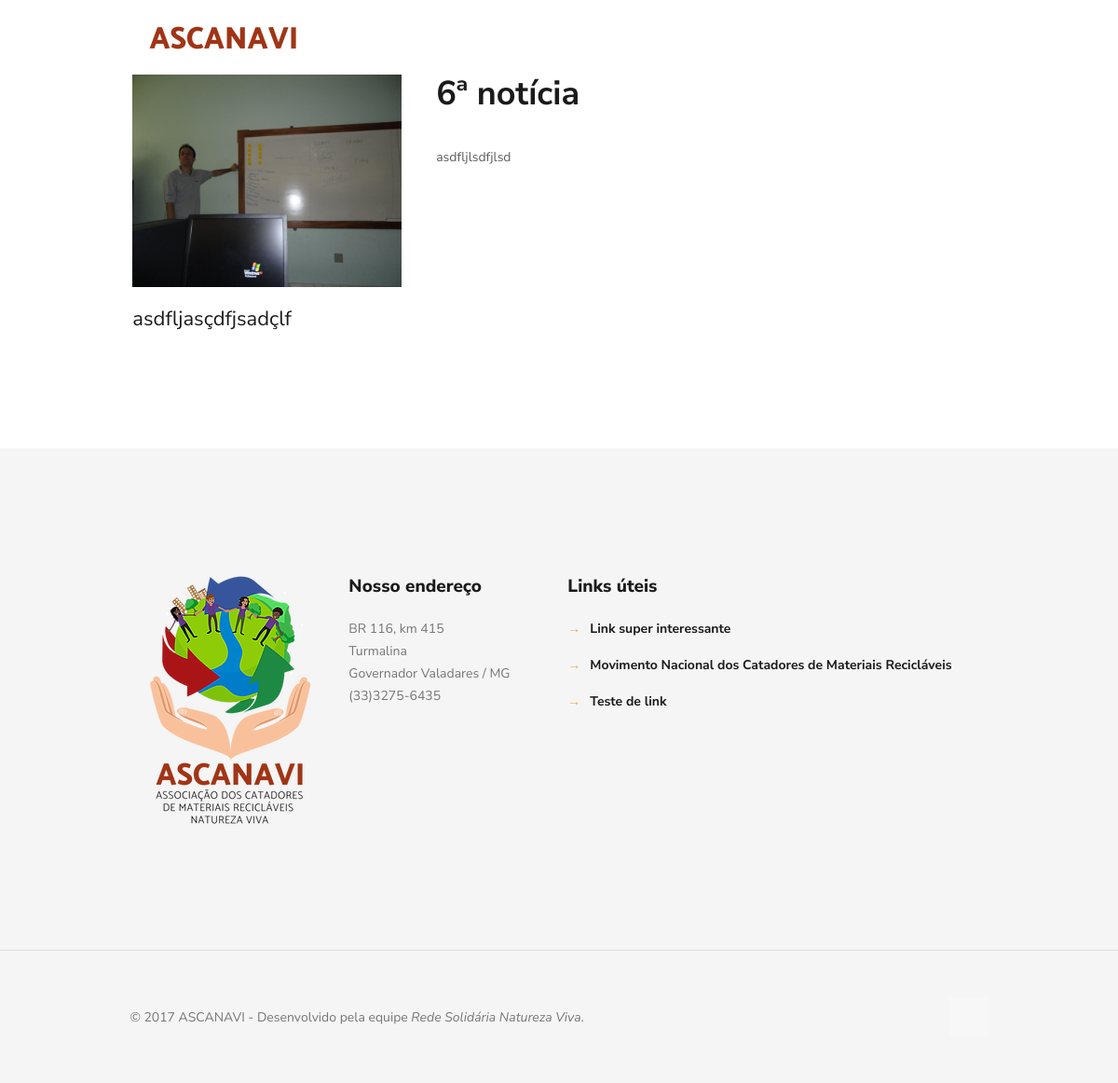
Page /noticias/6 on the committed database.
### core/models.py (models this page shows, shortened)
class Noticia(models.Model):
    id_cat         = models.ForeignKey('NoticiasCategoria', verbose_name='categoria')
    dt_hora        = models.DateTimeField(auto_now=True, verbose_name='data e hora da inclusão')
    titulo         = models.CharField(max_length=100, verbose_name='título')
    texto_destaque = models.TextField(max_length=500, verbose_name='texto de destaque')
    texto          = models.TextField()
    imagem         = ResizedImageField(size=[480, 375], upload_to='noticias')

class LinkUtil(models.Model):
    link       = models.URLField()
    descricao  = models.CharField(verbose_name='descrição', max_length=100)
    class Meta:
        verbose_name        = 'link útil'
        verbose_name_plural = 'links úteis'

### core/views.py (the view)
# urls.py: url(r'^noticias/(?P<id>[0-9])$', noticia, name='noticia'),
def noticia(request, id):
    reg     = Noticia.objects.get(pk=id)
    contato = Contato.objects.latest('id')
    links   = LinkUtil.objects.order_by('descricao')
    context = {'reg': reg,
               'contato': contato,
               'links': links}
    return render(request, 'noticia.html', context)

### core/context_processors.py (called while the page is built)
def contato(request):
    from core.models import Contato
    try:
        contato = Contato.objects.latest('id')
    except Contato.DoesNotExist:
        contato = None
    return {
        'contato': contato,
    }

### templates/noticia.html (shortened to what this page needs)
{% load static %}
<!DOCTYPE html>
<html class="no-js">
<head>
    <link rel='stylesheet' href="{% static 'core/css/global.css' %}">
    <link rel='stylesheet' href="{% static 'core/css/structure.css' %}">
    <link rel='stylesheet' href="{% static 'core/css/home.css' %}">
    <link rel='stylesheet' href="{% static 'core/css/custom.css' %}">
</head>
<body class="color-custom style-simple layout-full-width nice-scroll-on button-flat if-zoom if-border-hide no-content-padding hide-love header-classic minimalist-header-no sticky-header sticky-tb-color ab-hide subheader-both-center menu-link-color menuo-no-borders menuo-right mobile-tb-left mobile-side-slide mobile-mini-mr-lc mobile-header-mini mobile-sticky">
    <div id="Wrapper">
        {% include 'header.html' %}
        <div id="Content">
            <div class="content_wrapper clearfix">
                <div class="sections_group">
                    <div class="entry-content">
                        <div class="section mcb-section" style="/*padding-top:140px;*/padding-bottom:90px;">
                            <div class="section_wrapper mcb-section-inner">
                                <div class="wrap mcb-wrap one-third  column-margin-20px valign-top clearfix" style="padding:0 1%">
                                    <div class="mcb-wrap-inner">
                                        <div class="column mcb-column one column_image ">
                                            <div class="image_frame image_item no_link scale-with-grid aligncenter no_border">
                                                <div class="image_wrapper"><img class="scale-with-grid" src="{{ reg.imagem.url }}" alt="" width="780" height="610" />
                                                </div>
                                            </div>
                                        </div>
                                        <div class="column mcb-column one column_column ">
                                            <div class="column_attr clearfix">
                                                <h4>{% if reg %}{{ reg.texto_destaque }}{% endif %}</h4>
                                            </div>
                                        </div>
                                    </div>
                                </div>
                                <div class="wrap mcb-wrap two-third  valign-top clearfix" style="padding:0 0 0 2%">
                                    <div class="mcb-wrap-inner">
                                        <div class="column mcb-column one column_column  column-margin-20px">
                                            <div class="column_attr clearfix">
                                                <h3>{% if reg %}{{ reg.titulo }}{% else %}Registro não encontrado...{% endif %}</h3>
                                            </div>
                                        </div>
                                        <div class="column mcb-column one column_column ">
                                            <div class="column_attr clearfix" style=" padding:0 5% 0 0;">
                                                {% if reg %}{{ reg.texto|safe }}{% endif %}
                                            </div>
                                        </div>
                                    </div>
                                </div>
                            </div>
                        </div>
                    </div>
                </div>
            </div>
        </div>
        {% include 'footer.html' %}
    </div>
</body>
</html>

### templates/footer.html (shortened to what this page needs)
{% load static %}
<footer id="Footer" class="clearfix">
            <div class="widgets_wrapper" style="padding:120px 0 110px;">
                <div class="container">
                    <div class="column one-fourth">
                        <aside class="widget widget_text">
                            <div class="textwidget" align="center">
                                <img src="{% static 'core/images/ascanavi-logo.png' %}" alt="Logo da ASCANAVI">
                            </div>
                        </aside>
                    </div>
                    <div class="column one-fourth">
                        <aside class="widget widget_text">
                            <div class="textwidget">
                                <div style="padding-right: 15%;">
                                    <h5>Nosso endereço</h5>
                                    <hr class="no_line" style="margin: 0 auto 5px;" />
                                    <p>
                                        BR 116, km 415
                                        <br> Turmalina
                                        <br> Governador Valadares / MG
                                        <br> (33)3275-6435
                                    </p>
                                    <hr class="no_line" style="margin: 0 auto 10px;" />
                                    {% if contato %}
                                    <p style="font-size: 18px; line-height: 18px; letter-spacing: 10px;">
                                        <a style="color: #b5b5b5;" href="{{ contato.facebook }}" target="_blank"><i class="icon-facebook"></i></a>
                                    </p>
                                    {% endif %}
                                </div>
                            </div>
                        </aside>
                    </div>
                    <div class="column one-second">
                        <aside class="widget widget_text">
                            <div class="textwidget">
                                    <h5>Links úteis</h5>
                                    <hr class="no_line" style="margin: 0 auto 5px;" />
                                    <ul style="font-weight: 700;">
                                        {% for l in links %}
                                            <li style="margin-bottom: 15px;">
                                                <span style="color: #e6ae48; margin-right: 10px;">&rarr;</span><a href="{{ l.link }}" target="_blank">{{ l.descricao }}</a>
                                            </li>
                                        {% endfor %}
                                </ul>
                            </div>
                        </aside>
                    </div>
                </div>
            </div>
            <div class="footer_copy">
                <div class="container">
                    <div class="column one">
                        <a id="back_to_top" class="button button_left button_js" href="#"><span class="button_icon"><i class="icon-up-open-big"></i></span></a>
                        <div class="copyright">
                            &copy; {% now 'Y' %} ASCANAVI - Desenvolvido pela equipe <em>Rede Solidária Natureza Viva</em>.
                        </div>
                    </div>
                </div>
            </div>
        </footer>

### core/static/core/css/home.css (style rules this page uses)
#Footer { background-color: #f5f5f5; }
body, ul.timeline_items, .icon_box a .desc, .icon_box a:hover .desc, .feature_list ul li a, .list_item a, .list_item a:hover, .widget_recent_entries ul li a, .flat_box a, .flat_box a:hover, .story_box .desc, .content_slider.carouselul li a .title, .content_slider.flat.description ul li .desc, .content_slider.flat.description ul li a .desc, .post-nav.minimal a i { color: #5e5e5e; }
a { color: #e6ae48; }
h3, h3 a, h3 a:hover { color: #1a1a1a; }
h4, h4 a, h4 a:hover, .style-simple .sliding_box .desc_wrapper h4 { color: #1a1a1a; }
h5, h5 a, h5 a:hover { color: #1a1a1a; }
a.button, a.tp-button { background-color: #f7f7f7; color: #747474; }
#Footer, #Footer .widget_recent_entries ul li a { color: #767676; }
#Footer a { color: #1a1a1a; }
#Footer h1, #Footer h1 a, #Footer h1 a:hover, #Footer h2, #Footer h2 a, #Footer h2 a:hover, #Footer h3, #Footer h3 a, #Footer h3 a:hover, #Footer h4, #Footer h4 a, #Footer h4 a:hover, #Footer h5, #Footer h5 a, #Footer h5 a:hover, #Footer h6, #Footer h6 a, #Footer h6 a:hover { color: #1a1a1a; }
.image_frame { border-color: #f8f8f8; }
html { background-color: #fff; }
#Wrapper, #Content { background-color: #fff; }
body, button, span.date_label, .timeline_items li h3 span, input[type="submit"], input[type="reset"], input[type="button"], input[type="text"], input[type="password"], input[type="tel"], input[type="email"], textarea, select, .offer_li .title h3 { font-family: "Nunito Sans", Arial, Tahoma, sans-serif; }
h1, h2, h3, h4, .text-logo #logo { font-family: "Nunito Sans", Arial, Tahoma, sans-serif; }
h5, h6 { font-family: "Nunito Sans", Arial, Tahoma, sans-serif; }
body { font-size: 14px; line-height: 24px; font-weight: 400; letter-spacing: 0px; }
h3 { font-size: 36px; line-height: 42px; font-weight: 700; letter-spacing: 0px; }
h4 { font-size: 22px; line-height: 28px; font-weight: 400; letter-spacing: 0px; }
h5 { font-size: 19px; line-height: 26px; font-weight: 800; letter-spacing: 0px; }
#Footer .footer_copy { border-top: 1px solid rgba(0, 0, 0, 0.1); }
#Footer .footer_copy .one { margin-bottom: 50px; padding-top: 60px; }

### rows in the picture
Noticia: imagem (picture), texto_destaque "asdfljasçdfjsadçlf", titulo "6ª notícia", texto "asdfljlsdfjlsd"
LinkUtil: descricao "Link super interessante"
LinkUtil: descricao "Movimento Nacional dos Catadores de Materiais Recicláveis"
LinkUtil: descricao "Teste de link"
